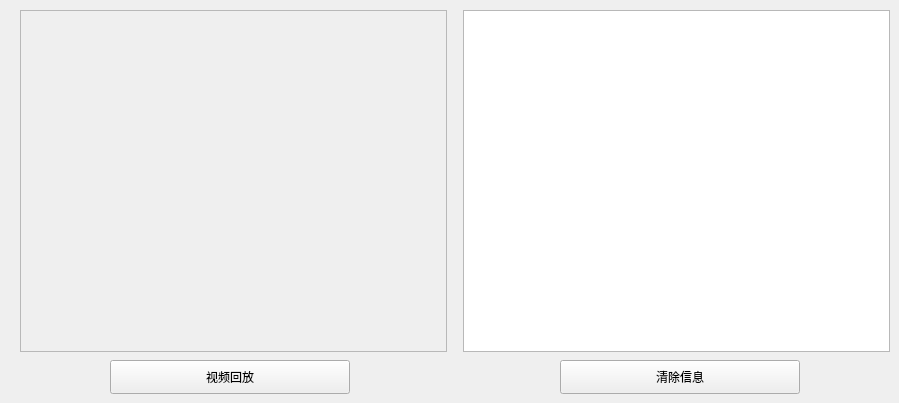
     <widget class="QWidget" name="tab_10">
      <attribute name="title">
       <string>图表</string>
      </attribute>
      <widget class="QLabel" name="label_video">
       <property name="enabled">
        <bool>false</bool>
       </property>
       <property name="geometry">
        <rect>
         <x>20</x>
         <y>10</y>
         <width>427</width>
         <height>342</height>
        </rect>
       </property>
       <property name="frameShape">
        <enum>QFrame::StyledPanel</enum>
       </property>
       <property name="text">
        <string/>
       </property>
      </widget>
      <widget class="QPushButton" name="pushButton_playback">
       <property name="geometry">
        <rect>
         <x>110</x>
         <y>360</y>
         <width>240</width>
         <height>34</height>
        </rect>
       </property>
       <property name="text">
        <string>视频回放</string>
       </property>
       <property name="flat">
        <bool>false</bool>
       </property>
      </widget>
      <widget class="QTextEdit" name="textEdit_info">
       <property name="enabled">
        <bool>true</bool>
       </property>
       <property name="geometry">
        <rect>
         <x>463</x>
         <y>10</y>
         <width>427</width>
         <height>342</height>
        </rect>
       </property>
       <property name="frameShadow">
        <enum>QFrame::Plain</enum>
       </property>
       <property name="html">
        <string>&lt;!DOCTYPE HTML PUBLIC &quot;-//W3C//DTD HTML 4.0//EN&quot; &quot;http://www.w3.org/TR/REC-html40/strict.dtd&quot;&gt;
&lt;html&gt;&lt;head&gt;&lt;meta name=&quot;qrichtext&quot; content=&quot;1&quot; /&gt;&lt;style type=&quot;text/css&quot;&gt;
p, li { white-space: pre-wrap; }
&lt;/style&gt;&lt;/head&gt;&lt;body style=&quot; font-family:'SimSun'; font-size:9pt; font-weight:400; font-style:normal;&quot;&gt;
&lt;p style=&quot;-qt-paragraph-type:empty; margin-top:0px; margin-bottom:0px; margin-left:0px; margin-right:0px; -qt-block-indent:0; text-indent:0px;&quot;&gt;&lt;br /&gt;&lt;/p&gt;&lt;/body&gt;&lt;/html&gt;</string>
       </property>
      </widget>
      <widget class="QPushButton" name="pushButton_clearInfo">
       <property name="geometry">
        <rect>
         <x>560</x>
         <y>360</y>
         <width>240</width>
         <height>34</height>
        </rect>
       </property>
       <property name="text">
        <string>清除信息</string>
       </property>
       <property name="flat">
        <bool>false</bool>
       </property>
      </widget>
     </widget>
